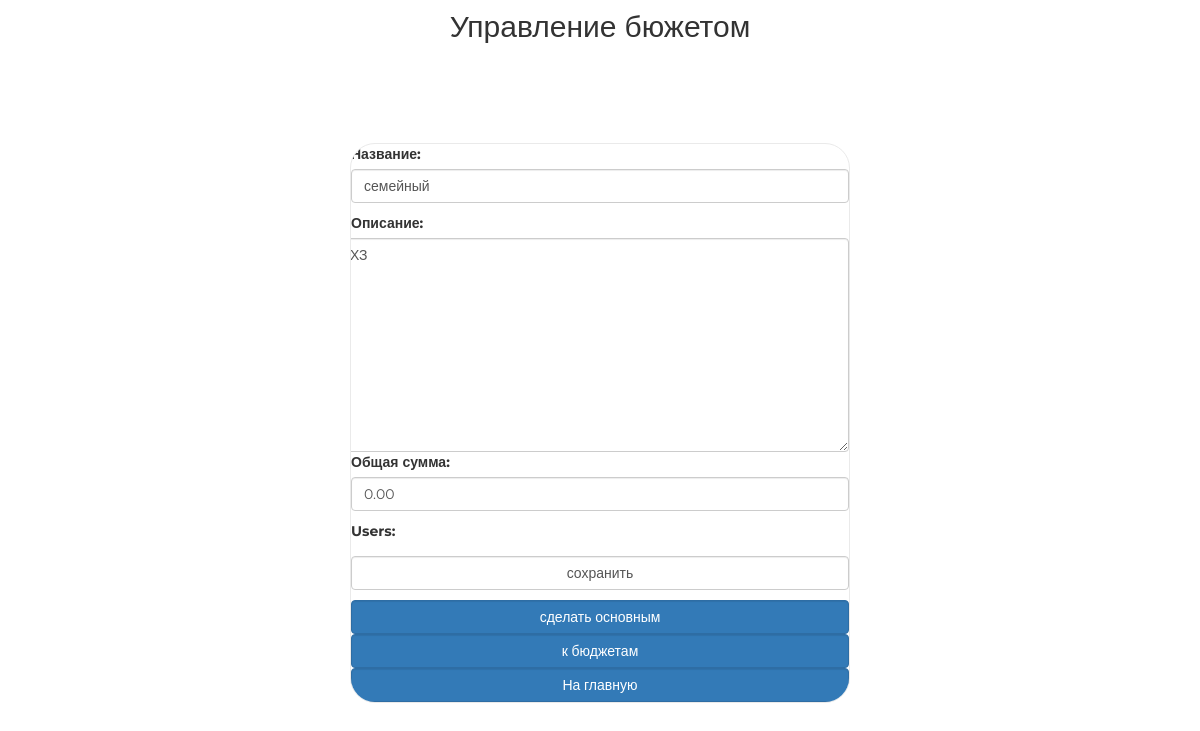
Page /set/budget/update/1/ (signed in) on the earlier database version.
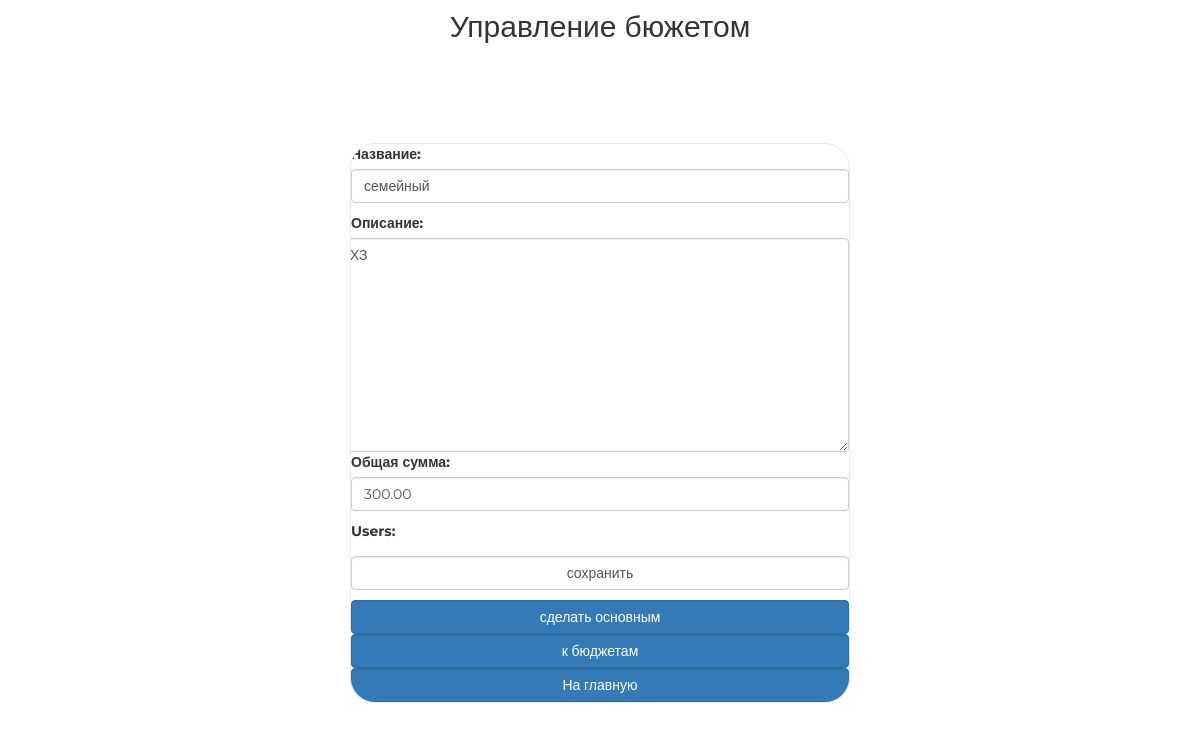
Same page on the later database version.
### mainapp/models.py (models this page shows, shortened)
class Budget(models.Model):
    user_created = models.ForeignKey(get_user_model(),
                                     on_delete=models.CASCADE,
                                     related_name='budgets')
    name = models.CharField('название', max_length=64)
    description = models.TextField('описание', blank=True)
    users = models.ManyToManyField(User, blank=True)
    amount = models.DecimalField(
        'общая сумма', max_digits=15, decimal_places=2, default=0)
    _total_amount = models.DecimalField(
        'общая сумма', max_digits=15, decimal_places=2, default=0)

### setbudgetapp/views.py (the view)
# urls.py: path('budget/update/<int:pk>/', setbudgetapp.BudgetUpdate.as_view(),
class BudgetUpdate(UserIsAuthMixin, PageTitleMixin, UpdateView):
    model = Budget
    form_class = BudgetCreateForm
    success_url = reverse_lazy('set:index')
    page_title = 'управление/бюджет/редактирование'
    def get_form_kwargs(self):
        kwargs = super(BudgetUpdate, self).get_form_kwargs()
        kwargs['request'] = self.request
        return kwargs
    def get_context_data(self, **kwargs):
        context = super(BudgetUpdate, self).get_context_data(**kwargs)
        context['update'] = True
        return context

### setbudgetapp/forms.py
class BudgetCreateForm(FieldsWidgetMixin, ModelForm):
    def __init__(self, *args, **kwargs):
        self.request = kwargs.pop('request')
        super(BudgetCreateForm, self).__init__(*args, **kwargs)
        self.fields['users'].widget = CheckboxSelectMultiple()
        self.fields['users'].queryset = User.objects.filter(
            friends=self.request.user)
    class Meta:
        model = Budget
        fields = ("name", "description", "amount", "users")

### setbudgetapp/views.py (called while the page is built)
    @method_decorator(user_passes_test(lambda user: user.is_authenticated))
    def dispatch(self, request, *args, **kwargs):
        return super().dispatch(request, *args, **kwargs)

    def get_context_data(self, **kwargs):
        context = super().get_context_data(**kwargs)
        context[self.page_title_key] = self.page_title
        return context

### setbudgetapp/templates/mainapp/budget_form.html (shortened to what this page needs)
{% extends 'setbudgetapp/base.html' %}
{% load static %}
{% block container %}
    <div class="login">
        <form class="form-horizontal" method="post" enctype="multipart/form-data">
            {{ form.as_p }}
            <input class="form-control" type="submit" value="сохранить">
        </form>
        {% if update %}
            <a href="{% url 'set:basic_budget' object.pk %}"
                class="btn btn-primary form-control last">
                сделать основным
            </a>
        {% endif%}
        <a href="{% url 'set:index' %}"
           class="btn btn-primary form-control last">
            к бюджетам
        </a>
        <a href="{% url 'base:index' %}"
           class="btn btn-primary form-control last">
            На главную
        </a>
    </div>
{% endblock %}

Differences in the rows shown:
changed Budget "семейный": amount "0.00" → "300.00"
